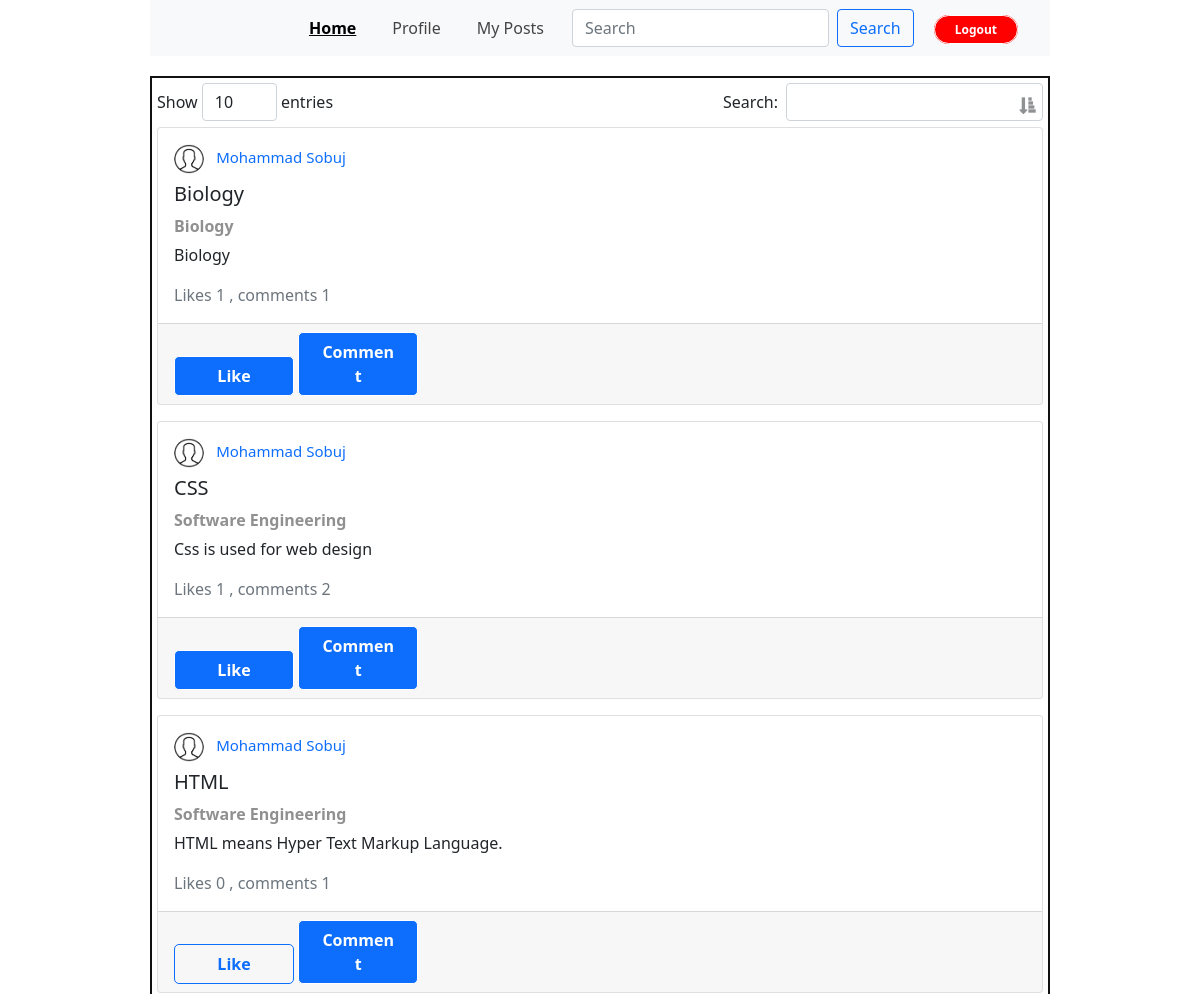
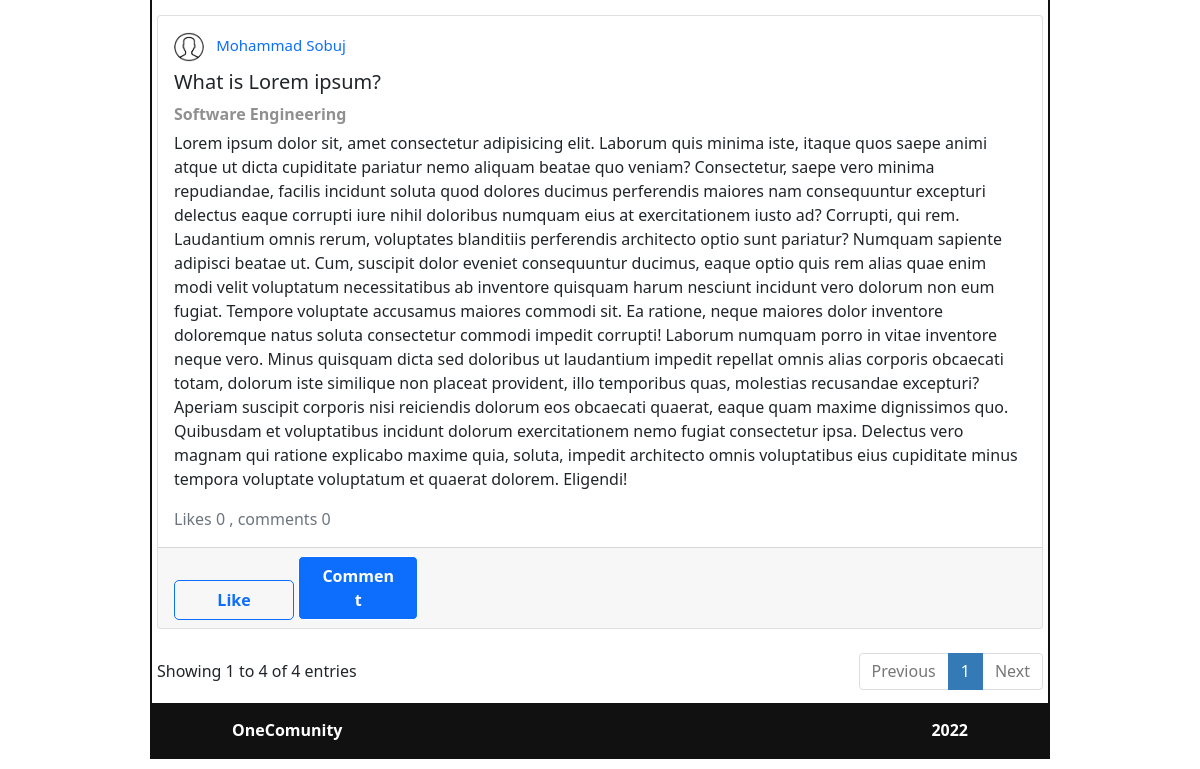
/ (signed in), run on the app's committed database (2 pictures, top to bottom).
### tables this page shows
CREATE TABLE `blogs` (
  `id` int(11) NOT NULL,
  `user_id` varchar(255) NOT NULL,
  `category` varchar(255) NOT NULL,
  `subject` varchar(255) NOT NULL,
  `content` text NOT NULL,
  `status` varchar(255) DEFAULT 'Active',
  `created_at` timestamp NOT NULL DEFAULT current_timestamp()
);

CREATE TABLE `users` (
  `id` int(11) NOT NULL,
  `f_name` varchar(60) NOT NULL,
  `l_name` varchar(60) NOT NULL,
  `email` varchar(255) NOT NULL,
  `city` varchar(255) NOT NULL,
  `country` varchar(255) NOT NULL,
  `gender` varchar(255) NOT NULL,
  `birth` date NOT NULL,
  `addr` longtext NOT NULL,
  `institute` text NOT NULL,
  `password` varchar(255) NOT NULL,
  `status` varchar(255) NOT NULL DEFAULT 'Active',
  `photo` varchar(255) NOT NULL DEFAULT 'usr.png',
  `user_type` varchar(255) NOT NULL,
  `created_at` timestamp NOT NULL DEFAULT current_timestamp()
);

### admin/functions/check_like.php (called while the page is built, shortened)
<?php
function check_like($user_id,$blog_id,$db_con){
    $check_query = mysqli_query($db_con,"SELECT * FROM  `likes` WHERE `user_id` = '$user_id' AND `blog_id` = '$blog_id'");
    if(mysqli_num_rows($check_query) > 0){
        return 'Liked';
    }else{
        return 'Unliked';
    }
}
function count_likes($blog_id,$db_con){
    $count_like_query = mysqli_query($db_con, "SELECT COUNT(*) FROM `likes` WHERE `blog_id`='$blog_id'");
    $count_like = mysqli_fetch_assoc($count_like_query);
    return $count_like['COUNT(*)'];
}
function count_comments($blog_id,$db_con){
    $count_like_query = mysqli_query($db_con, "SELECT COUNT(*) FROM `comment` WHERE `blog_id`='$blog_id'");
    $count_like = mysqli_fetch_assoc($count_like_query);
    return $count_like['COUNT(*)'];
}
?>

### index.php (the view, shortened to what this page needs)
<?php require_once('header.php');
require_once('admin/functions/check_like.php');
$get_blog_query = "SELECT blogs.id,blogs.category,blogs.subject,blogs.content,blogs.status , blogs.user_id , users.f_name,users.l_name,users.photo FROM blogs INNER JOIN users ON blogs.user_id = users.id ORDER BY blogs.id DESC";
$blogs = mysqli_query($db_con, $get_blog_query);
?>
<div class="home_area">
  <table style="width: 100%;" class="data-table">
    <thead>
    </thead>
    <tbody>
      <?php while ($blog = mysqli_fetch_assoc($blogs)) {
        if ($blog['status'] == 'Active') {
      ?>
          <tr>
            <td>
              <div class="card mb-3">
                <div class="card-body">
                  <div class="d-flex align-items-center mb-2">
                    <a class="link" href="view_profile.php?user_id=<?= $blog['user_id'] ?>">
                      <img src="uploads/<?= $blog['photo']; ?>" width="30px" class="me-2" alt="User Photo">
                      <span class="post_by"><?= $blog['f_name'] . ' ' . $blog['l_name']; ?> </span>
                    </a>
                  </div>
                  <h5 class="card-title"><?= $blog['subject']; ?> </h5>
                  <p class="text-disabled"><?= $blog['category']; ?></p>
                  <p class="card-text"><?= $blog['content']; ?></p>
                  <div class="text-muted">
                    Likes <span class="like_count_text_<?= $blog['id']; ?>"><?= count_likes($blog['id'], $db_con) ?></span> , comments <span class="comment_count_text_<?= $blog['id']; ?>"><?= count_comments($blog['id'], $db_con) ?></span>
                  </div>
                </div>
                <div class="card-footer">
                  <button id="blogLike_<?= $blog['id']; ?>" onclick="like(<?= $id; ?>,<?= $blog['id']; ?>)" class="button wid_120 <?php if (check_like($id, $blog['id'], $db_con) == 'Liked') { echo 'liked'; } else { echo 'out-line-blue'; } ?>">Like </button>
                  <button onclick="show_comment_area(<?= $blog['id']; ?>)" class="button btn-primary wid_120 mr-2">Comment</button>
                </div>
              </div>
            </td>
          </tr>
      <?php }
      }  ?>
    </tbody>
  </table>
</div>
<?php require_once('footer.php');
?>

### header.php (shortened to what this page needs)
<?php
$id = $_SESSION['login_id'];
$get_page = $_SERVER['PHP_SELF'];
$page = explode('/', $get_page);
$page =  end($page);
?>
<!DOCTYPE html>
<html lang="en">
<head>
    <link rel="stylesheet" href="./vendor/bootstrap/css/bootstrap.min.css">
    <link rel="stylesheet" href="./vendor/data-table/media/css/dataTables.bootstrap.min.css">
    <link rel="stylesheet" href="./asset/css/style.css">
</head>
<body>
    <div class="header">
        <nav class="navbar navbar-expand-lg navbar-light bg-light">
            <div class="container-fluid">
                <div class="collapse navbar-collapse" id="navbarSupportedContent">
                    <ul class="navbar-nav me-auto align-items-center mb-2 mb-lg-0">
                        <li class="nav_item">
                            <a class="nav-link menu-item <?php if ($page == 'index.php') echo 'nav_active'; ?>" href="./index.php">Home</a>
                        </li>
                        <li class="nav_item">
                            <a class="nav-link menu-item <?php if ($page == 'profile.php' AND $page=='view_profile.php') echo 'nav_active'; ?>" href="./profile.php">Profile</a>
                        </li>
                        <li class="nav_item">
                            <a class="nav-link menu-item <?php if ($page == 'post.php') echo 'nav_active'; ?>" href="./post.php">My Posts</a>
                        </li>
                        <li class="nav_item">
                            <form class="d-flex" method="GET" action="search.php">
                                <input class="form-control me-2" name="search_value" type="search" placeholder="Search" aria-label="Search User" required>
                                <button class="btn btn-outline-primary" type="submit">Search</button>
                            </form>
                        </li>
                        <li class="nav_item">
                            <a class="button small-button button-red radius" href="./logout.php">Logout</a>
                        </li>
                    </ul>
                </div>
            </div>
        </nav>
    </div>
    <div class="main-content">

### footer.php (shortened to what this page needs)
<footer>
            <div class="footer_text">
                <b>OneComunity</b>
                <b>2022</b>
            </div>
        </footer>
    </div>
</body>
</html>

### asset/css/style.css (style rules this page uses)
* { margin: 0; padding: 0; }
a { text-decoration: none; }
.button { padding: 7px 20px; text-decoration: none; font-weight: 600; border-radius: 5px; border: 1px solid; }
.wid_120 { width: 120px; }
.small-button { font-size: 12px; padding: 5px 20px; }
.radius { border-radius: 50px; }
.button-red { background: red; color: #fff; }
.out-line-blue { background: transparent; color: #0d6efd; border: 1px solid #0d6efd; }
.header { width: 900px; margin: auto; display: flex; justify-content: flex-end; background: #f8f9fa; }
.nav_item { margin-right: 20px; }
.menu-item { color: #444 !important; }
.nav_active { font-weight: 600; color: #000 !important; text-decoration: underline; }
.main-content { width: 900px; margin: auto; margin-top: 20px; border: 2px solid #111; margin-bottom: 10px; position: relative; }
.home_area { padding: 5px; }
.text-disabled { color: #909090; font-weight: bold; margin-bottom: 5px; }
img { border-radius: 100px; }
.footer_text { background: #111; padding: 15px 80px; color: #fff; display: flex; justify-content: space-between; }
table.dataTable { border-collapse:collapse !important; }

### header.php (style rules this page uses)
span.post_by { font-size: 15px; color: #0d6efd; }
.liked { background: #0d6efd !important; color: #fff; }

### data on the page
blogs: user.photo (picture), user.f_name "Mohammad", user.l_name "Sobuj", subject "What is Lorem ipsum?", category "Software Engineering", content "Lorem ipsum dolor sit, amet consectetur adipisicing elit. Laborum quis minima iste, itaque quos saepe animi atque ut dicta cupiditate pariatur nemo aliquam beatae quo veniam? Consectetur, saepe vero minima repudiandae, facilis incidunt soluta quod dolores ducimus perferendis maiores nam consequuntur excepturi delectus eaque corrupti iure nihil doloribus numquam eius at exercitationem iusto ad? Corrupti, qui rem. Laudantium omnis rerum, voluptates blanditiis perferendis architecto optio sunt pariatur? Numquam sapiente adipisci beatae ut. Cum, suscipit dolor eveniet consequuntur ducimus, eaque optio quis rem alias quae enim modi velit voluptatum necessitatibus ab inventore quisquam harum…", id "0"
blogs: user.photo (picture), user.f_name "Mohammad", user.l_name "Sobuj", subject "CSS", category "Software Engineering", content "Css is used for web design", id "1", id "2"
blogs: user.photo (picture), user.f_name "Mohammad", user.l_name "Sobuj", subject "Biology", category "Biology", content "Biology", id "1"
blogs: user.photo (picture), user.f_name "Mohammad", user.l_name "Sobuj", subject "HTML", category "Software Engineering", content "HTML means Hyper Text Markup Language.", id "0", id "1"
